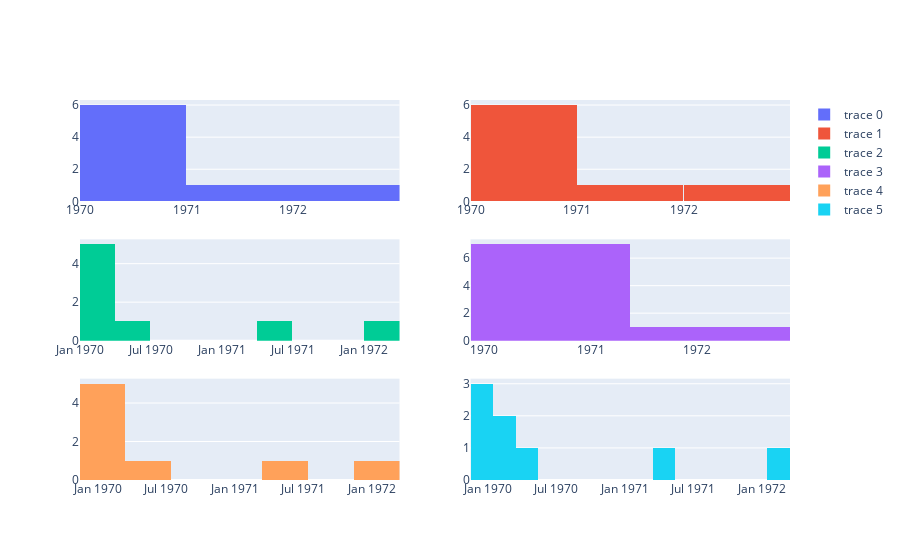

Source (notebook cell):
### Code cell
import plotly.graph_objects as go
from plotly.subplots import make_subplots

x = ['1970-01-01', '1970-01-01', '1970-02-01', '1970-04-01', '1970-01-02',
     '1972-01-31', '1970-02-13', '1971-04-19']

fig = make_subplots(rows=3, cols=2)

trace0 = go.Histogram(x=x)
trace1 = go.Histogram(x=x)
trace2 = go.Histogram(x=x, nbinsx=10)
trace3 = go.Histogram(x=x,
                      xbins=dict(
                      start='1969-11-15',
                      end='1972-03-31',
                      size='M18'), # M18 stands for 18 months
                      autobinx=False
                     )
trace4 = go.Histogram(x=x,
                      xbins=dict(
                      start='1969-11-15',
                      end='1972-03-31',
                      size='M4'), # 4 months bin size
                      autobinx=False
                      )
trace5 = go.Histogram(x=x,
                      xbins=dict(
                      start='1969-11-15',
                      end='1972-03-31',
                      size= 'M2'), # 2 months
                      autobinx = False
                      )

fig.append_trace(trace0, 1, 1)
fig.append_trace(trace1, 1, 2)
fig.append_trace(trace2, 2, 1)
fig.append_trace(trace3, 2, 2)
fig.append_trace(trace4, 3, 1)
fig.append_trace(trace5, 3, 2)

fig.show()

### Figure 1 — Plotly figure (JSON) as saved in the notebook; plotly's stock layout.template omitted (floating-point values rounded to 4 significant figures)
{"data": [{"type": "histogram", "x": ["1970-01-01", "1970-01-01", "1970-02-01", "1970-04-01", "1970-01-02", "1972-01-31", "1970-02-13", "1971-04-19"], "xaxis": "x", "yaxis": "y"}, {"type": "histogram", "x": ["1970-01-01", "1970-01-01", "1970-02-01", "1970-04-01", "1970-01-02", "1972-01-31", "1970-02-13", "1971-04-19"], "xaxis": "x2", "yaxis": "y2"}, {"nbinsx": 10, "type": "histogram", "x": ["1970-01-01", "1970-01-01", "1970-02-01", "1970-04-01", "1970-01-02", "1972-01-31", "1970-02-13", "1971-04-19"], "xaxis": "x3", "yaxis": "y3"}, {"autobinx": false, "type": "histogram", "x": ["1970-01-01", "1970-01-01", "1970-02-01", "1970-04-01", "1970-01-02", "1972-01-31", "1970-02-13", "1971-04-19"], "xaxis": "x4", "xbins": {"end": "1972-03-31", "size": "M18", "start": "1969-11-15"}, "yaxis": "y4"}, {"autobinx": false, "type": "histogram", "x": ["1970-01-01", "1970-01-01", "1970-02-01", "1970-04-01", "1970-01-02", "1972-01-31", "1970-02-13", "1971-04-19"], "xaxis": "x5", "xbins": {"end": "1972-03-31", "size": "M4", "start": "1969-11-15"}, "yaxis": "y5"}, {"autobinx": false, "type": "histogram", "x": ["1970-01-01", "1970-01-01", "1970-02-01", "1970-04-01", "1970-01-02", "1972-01-31", "1970-02-13", "1971-04-19"], "xaxis": "x6", "xbins": {"end": "1972-03-31", "size": "M2", "start": "1969-11-15"}, "yaxis": "y6"}], "layout": {"xaxis": {"anchor": "y", "domain": [0, 0.45]}, "xaxis2": {"anchor": "y2", "domain": [0.55, 1]}, "xaxis3": {"anchor": "y3", "domain": [0, 0.45]}, "xaxis4": {"anchor": "y4", "domain": [0.55, 1]}, "xaxis5": {"anchor": "y5", "domain": [0, 0.45]}, "xaxis6": {"anchor": "y6", "domain": [0.55, 1]}, "yaxis": {"anchor": "x", "domain": [0.7333, 1]}, "yaxis2": {"anchor": "x2", "domain": [0.7333, 1]}, "yaxis3": {"anchor": "x3", "domain": [0.3667, 0.6333]}, "yaxis4": {"anchor": "x4", "domain": [0.3667, 0.6333]}, "yaxis5": {"anchor": "x5", "domain": [0, 0.2667]}, "yaxis6": {"anchor": "x6", "domain": [0, 0.2667]}}}
